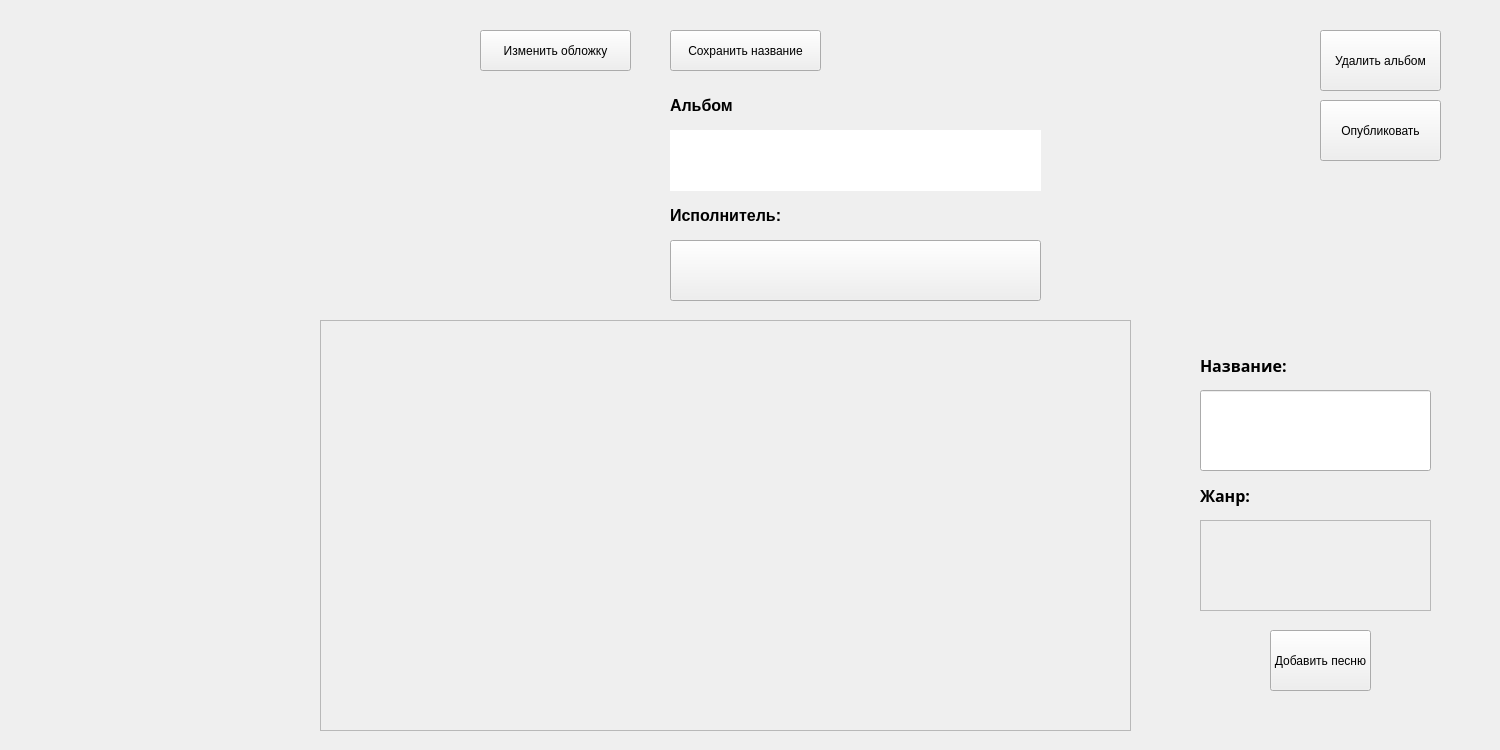
<?xml version="1.0" encoding="UTF-8"?>
<ui version="4.0">
    <class>AlbumFragment</class>
    <widget class="QFrame" name="AlbumFragment">
        <property name="geometry">
            <rect>
                <x>0</x>
                <y>0</y>
                <width>1500</width>
                <height>750</height>
            </rect>
        </property>
        <property name="windowTitle">
            <string>Frame</string>
        </property>
        <widget class="QPushButton" name="pb_changeName">
            <property name="geometry">
                <rect>
                    <x>670</x>
                    <y>30</y>
                    <width>151</width>
                    <height>41</height>
                </rect>
            </property>
            <property name="text">
                <string>Сохранить название</string>
            </property>
        </widget>
        <widget class="QPushButton" name="pb_changeCover">
            <property name="geometry">
                <rect>
                    <x>480</x>
                    <y>30</y>
                    <width>151</width>
                    <height>41</height>
                </rect>
            </property>
            <property name="text">
                <string>Изменить обложку</string>
            </property>
        </widget>
        <widget class="QLineEdit" name="LE_name">
            <property name="geometry">
                <rect>
                    <x>670</x>
                    <y>130</y>
                    <width>371</width>
                    <height>61</height>
                </rect>
            </property>
            <property name="font">
                <font>
                    <family>Segoe UI Black</family>
                    <pointsize>12</pointsize>
                    <weight>75</weight>
                    <bold>true</bold>
                </font>
            </property>
            <property name="styleSheet">
                <string notr="true">border: none</string>
            </property>
        </widget>
        <widget class="QScrollArea" name="scrollArea">
            <property name="geometry">
                <rect>
                    <x>320</x>
                    <y>320</y>
                    <width>811</width>
                    <height>411</height>
                </rect>
            </property>
            <property name="minimumSize">
                <size>
                    <width>811</width>
                    <height>411</height>
                </size>
            </property>
            <property name="maximumSize">
                <size>
                    <width>811</width>
                    <height>411</height>
                </size>
            </property>
            <property name="widgetResizable">
                <bool>true</bool>
            </property>
            <widget class="QWidget" name="scrollAreaWidgetContents">
                <property name="geometry">
                    <rect>
                        <x>0</x>
                        <y>0</y>
                        <width>809</width>
                        <height>409</height>
                    </rect>
                </property>
            </widget>
        </widget>
        <widget class="QPushButton" name="pb_remove">
            <property name="geometry">
                <rect>
                    <x>1320</x>
                    <y>30</y>
                    <width>121</width>
                    <height>61</height>
                </rect>
            </property>
            <property name="text">
                <string>Удалить альбом</string>
            </property>
        </widget>
        <widget class="QPushButton" name="pb_perf">
            <property name="geometry">
                <rect>
                    <x>670</x>
                    <y>240</y>
                    <width>371</width>
                    <height>61</height>
                </rect>
            </property>
            <property name="font">
                <font>
                    <family>Segoe UI Black</family>
                    <pointsize>12</pointsize>
                    <weight>75</weight>
                    <bold>true</bold>
                </font>
            </property>
            <property name="styleSheet">
                <string notr="true"/>
            </property>
            <property name="text">
                <string/>
            </property>
        </widget>
        <widget class="QLabel" name="l_Cover">
            <property name="geometry">
                <rect>
                    <x>440</x>
                    <y>100</y>
                    <width>200</width>
                    <height>200</height>
                </rect>
            </property>
            <property name="minimumSize">
                <size>
                    <width>200</width>
                    <height>0</height>
                </size>
            </property>
            <property name="text">
                <string/>
            </property>
        </widget>
        <widget class="QPushButton" name="pb_public">
            <property name="geometry">
                <rect>
                    <x>1320</x>
                    <y>100</y>
                    <width>121</width>
                    <height>61</height>
                </rect>
            </property>
            <property name="text">
                <string>Опубликовать</string>
            </property>
        </widget>
        <widget class="QLabel" name="label">
            <property name="geometry">
                <rect>
                    <x>670</x>
                    <y>200</y>
                    <width>371</width>
                    <height>31</height>
                </rect>
            </property>
            <property name="font">
                <font>
                    <family>Segoe UI</family>
                    <pointsize>12</pointsize>
                    <weight>75</weight>
                    <bold>true</bold>
                </font>
            </property>
            <property name="text">
                <string>Исполнитель:</string>
            </property>
        </widget>
        <widget class="QLabel" name="label_2">
            <property name="geometry">
                <rect>
                    <x>670</x>
                    <y>90</y>
                    <width>81</width>
                    <height>31</height>
                </rect>
            </property>
            <property name="font">
                <font>
                    <family>Segoe UI</family>
                    <pointsize>12</pointsize>
                    <weight>75</weight>
                    <bold>true</bold>
                </font>
            </property>
            <property name="text">
                <string>Альбом</string>
            </property>
        </widget>
        <widget class="QPushButton" name="pb_addSong">
            <property name="geometry">
                <rect>
                    <x>1270</x>
                    <y>630</y>
                    <width>101</width>
                    <height>61</height>
                </rect>
            </property>
            <property name="text">
                <string>Добавить песню</string>
            </property>
        </widget>
        <widget class="QLineEdit" name="LE_nameSong">
            <property name="geometry">
                <rect>
                    <x>1200</x>
                    <y>390</y>
                    <width>231</width>
                    <height>81</height>
                </rect>
            </property>
            <property name="font">
                <font>
                    <family>Segoe UI Black</family>
                    <pointsize>12</pointsize>
                    <weight>75</weight>
                    <bold>true</bold>
                </font>
            </property>
            <property name="styleSheet">
                <string notr="true"/>
            </property>
        </widget>
        <widget class="QScrollArea" name="SA_genre">
            <property name="geometry">
                <rect>
                    <x>1200</x>
                    <y>520</y>
                    <width>231</width>
                    <height>91</height>
                </rect>
            </property>
            <property name="widgetResizable">
                <bool>true</bool>
            </property>
            <widget class="QWidget" name="scrollAreaWidgetContents_2">
                <property name="geometry">
                    <rect>
                        <x>0</x>
                        <y>0</y>
                        <width>229</width>
                        <height>89</height>
                    </rect>
                </property>
            </widget>
        </widget>
        <widget class="QLabel" name="l_nameSong">
            <property name="geometry">
                <rect>
                    <x>1200</x>
                    <y>350</y>
                    <width>221</width>
                    <height>31</height>
                </rect>
            </property>
            <property name="font">
                <font>
                    <family>Segoe UI Black</family>
                    <pointsize>12</pointsize>
                    <weight>75</weight>
                    <bold>true</bold>
                </font>
            </property>
            <property name="text">
                <string>Название:</string>
            </property>
        </widget>
        <widget class="QLabel" name="l_genre">
            <property name="geometry">
                <rect>
                    <x>1200</x>
                    <y>480</y>
                    <width>221</width>
                    <height>31</height>
                </rect>
            </property>
            <property name="font">
                <font>
                    <family>Segoe UI Black</family>
                    <pointsize>12</pointsize>
                    <weight>75</weight>
                    <bold>true</bold>
                </font>
            </property>
            <property name="text">
                <string>Жанр:</string>
            </property>
        </widget>
        <widget class="QLabel" name="l_error">
            <property name="geometry">
                <rect>
                    <x>1200</x>
                    <y>700</y>
                    <width>251</width>
                    <height>31</height>
                </rect>
            </property>
            <property name="text">
                <string/>
            </property>
        </widget>
    </widget>
    <resources/>
    <connections/>
</ui>
